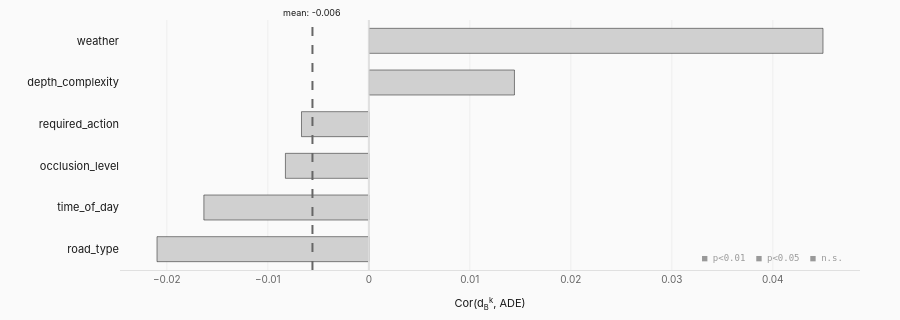

Write notebook code for a chart like this one.
### Markdown cell above
### H1: Per-Key Decomposition

The boundary margin is naturally a **vector**, not a scalar:

$$\mathbf{d}_B(z) = \big(d_B^{\text{weather}}(z),\ d_B^{\text{time}}(z),\ d_B^{\text{depth}}(z),\ d_B^{\text{occ}}(z),\ d_B^{\text{road}}(z),\ d_B^{\text{action}}(z)\big)$$

Testing $\text{Cor}(d_B^k, \text{ADE})$ for each key $k$ reveals whether H1 fails uniformly or varies by boundary type.

### Code cell
fig = create_h1_perkey_correlation_plot(data.scenes, data.embeddings)
fig.show()

if filters.export_mode.value:
    export_figure_for_print(fig, "fig09_h1_perkey_correlation", width=700, height=400)

### Figure 1 — Plotly figure (JSON) as saved in the notebook; plotly's stock layout.template omitted (floating-point values rounded to 4 significant figures)
{"data": [{"customdata": [947, 947, 947, 947, 947, 947], "hovertemplate": "<b>%{y}</b><br>r = %{x:.3f}<br>n = %{customdata}<extra></extra>", "marker": {"color": ["#d0d0d0", "#d0d0d0", "#d0d0d0", "#d0d0d0", "#d0d0d0", "#d0d0d0"]}, "orientation": "h", "x": [-0.02097, -0.01633, -0.008258, -0.006666, 0.01442, 0.04497], "y": ["road_type", "time_of_day", "occlusion_level", "required_action", "depth_complexity", "weather"], "type": "bar"}], "layout": {"shapes": [{"line": {"color": "#e0e0e0", "width": 1.5}, "type": "line", "x0": 0, "x1": 0, "xref": "x", "y0": 0, "y1": 1, "yref": "y domain"}, {"line": {"color": "#666666", "dash": "dash", "width": 2}, "type": "line", "x0": -0.00558, "x1": -0.00558, "xref": "x", "y0": 0, "y1": 1, "yref": "y domain"}], "annotations": [{"font": {"size": 9}, "showarrow": false, "text": "mean: -0.006", "x": -0.00558, "xanchor": "center", "xref": "x", "y": 1, "yanchor": "bottom", "yref": "y domain"}, {"font": {"color": "#999999", "family": "JetBrains Mono, Menlo, monospace", "size": 9}, "showarrow": false, "text": "■ p<0.01  ■ p<0.05  ■ n.s.", "x": 0.98, "xanchor": "right", "xref": "paper", "y": 0.02, "yanchor": "bottom", "yref": "paper"}], "font": {"family": "Inter, -apple-system, system-ui, sans-serif", "color": "#1a1a1a", "size": 12}, "legend": {"font": {"size": 11}, "bgcolor": "rgba(255,255,255,0.8)", "bordercolor": "#e0e0e0", "borderwidth": 1}, "margin": {"l": 120, "r": 40, "t": 20, "b": 50}, "xaxis": {"title": {"font": {"size": 11}, "text": "Cor(d<sub>B</sub><sup>k</sup>, ADE)"}, "tickfont": {"size": 10, "color": "#666666"}, "gridcolor": "#eeeeee", "linecolor": "#e0e0e0", "zerolinecolor": "#e0e0e0", "zeroline": true}, "yaxis": {"tickfont": {"size": 11, "color": "#1a1a1a"}, "showgrid": false}, "paper_bgcolor": "#fafafa", "plot_bgcolor": "#fafafa", "height": 320, "showlegend": false, "bargap": 0.4}}
